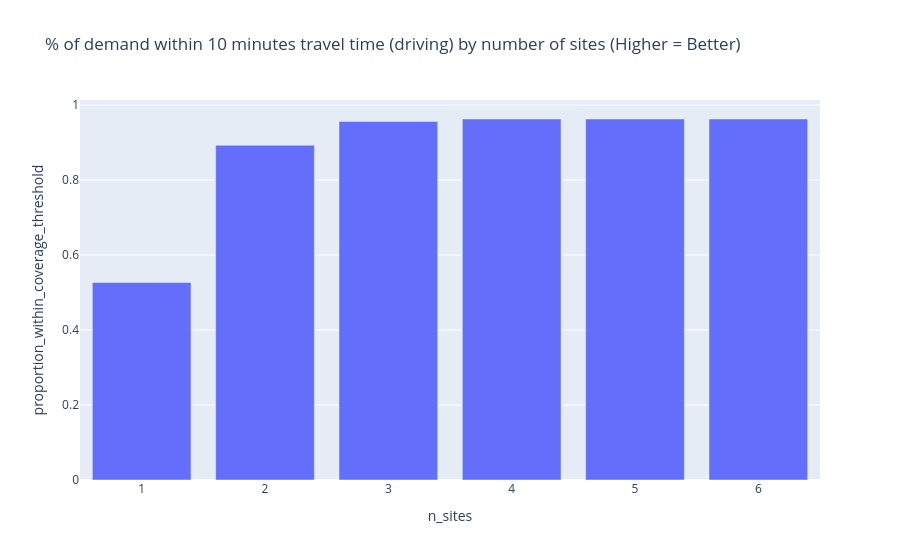

Source (notebook cell):
### Code cell
px.bar(all_sols, x="n_sites", y="proportion_within_coverage_threshold", title="% of demand within 10 minutes travel time (driving) by number of sites (Higher = Better)")

### Figure 1 — Plotly figure (JSON) as saved in the notebook; plotly's stock layout.template omitted (floating-point values rounded to 4 significant figures)
{"data": [{"alignmentgroup": "True", "hovertemplate": "n_sites=%{x}<br>proportion_within_coverage_threshold=%{y}<extra></extra>", "legendgroup": "", "marker": {"color": "#636efa", "pattern": {"shape": ""}}, "name": "", "offsetgroup": "", "orientation": "v", "showlegend": false, "textposition": "auto", "type": "bar", "x": [1, 2, 3, 4, 5, 6], "xaxis": "x", "y": [0.5268, 0.8929, 0.9564, 0.9628, 0.9628, 0.9628], "yaxis": "y"}], "layout": {"barmode": "relative", "legend": {"tracegroupgap": 0}, "title": {"text": "% of demand within 10 minutes travel time (driving) by number of sites (Higher = Better)"}, "xaxis": {"anchor": "y", "domain": [0, 1], "title": {"text": "n_sites"}}, "yaxis": {"anchor": "x", "domain": [0, 1], "title": {"text": "proportion_within_coverage_threshold"}}}}
